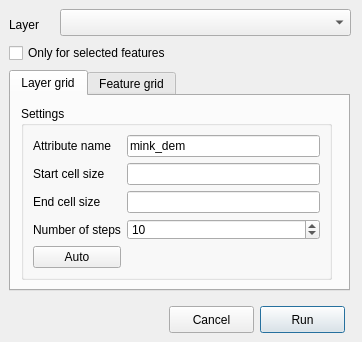
<?xml version="1.0" encoding="UTF-8"?>
<ui version="4.0">
 <class>Dialog</class>
 <widget class="QDialog" name="Dialog">
  <property name="geometry">
   <rect>
    <x>0</x>
    <y>0</y>
    <width>362</width>
    <height>342</height>
   </rect>
  </property>
  <property name="windowTitle">
   <string>Minkowski dimension for features</string>
  </property>
  <property name="windowIcon">
   <iconset resource="../resources.qrc">
    <normaloff>:/plugins/minkowskiDimCalculator/icon.png</normaloff>:/plugins/minkowskiDimCalculator/icon.png</iconset>
  </property>
  <widget class="QPushButton" name="runButton">
   <property name="geometry">
    <rect>
     <x>260</x>
     <y>306</y>
     <width>85</width>
     <height>27</height>
    </rect>
   </property>
   <property name="text">
    <string>Run</string>
   </property>
  </widget>
  <widget class="QCheckBox" name="onlySelectedFeaturesCheckBox">
   <property name="geometry">
    <rect>
     <x>9</x>
     <y>42</y>
     <width>204</width>
     <height>22</height>
    </rect>
   </property>
   <property name="text">
    <string>Only for selected features</string>
   </property>
  </widget>
  <widget class="QLabel" name="label">
   <property name="geometry">
    <rect>
     <x>9</x>
     <y>9</y>
     <width>38</width>
     <height>31</height>
    </rect>
   </property>
   <property name="text">
    <string>Layer</string>
   </property>
  </widget>
  <widget class="QPushButton" name="cancelButton">
   <property name="geometry">
    <rect>
     <x>169</x>
     <y>306</y>
     <width>85</width>
     <height>27</height>
    </rect>
   </property>
   <property name="text">
    <string>Cancel</string>
   </property>
  </widget>
  <widget class="QComboBox" name="layerComboBox">
   <property name="geometry">
    <rect>
     <x>60</x>
     <y>9</y>
     <width>291</width>
     <height>27</height>
    </rect>
   </property>
  </widget>
  <widget class="QTabWidget" name="tabWidget">
   <property name="geometry">
    <rect>
     <x>9</x>
     <y>70</y>
     <width>341</width>
     <height>221</height>
    </rect>
   </property>
   <property name="currentIndex">
    <number>0</number>
   </property>
   <widget class="QWidget" name="layerGridTab">
    <attribute name="title">
     <string>Layer grid</string>
    </attribute>
    <widget class="QGroupBox" name="layerGridGroupBox">
     <property name="geometry">
      <rect>
       <x>10</x>
       <y>10</y>
       <width>311</width>
       <height>174</height>
      </rect>
     </property>
     <property name="title">
      <string>Settings</string>
     </property>
     <layout class="QGridLayout" name="gridLayout_2">
      <item row="1" column="1">
       <widget class="QLineEdit" name="layerGridAttributeNameLineEdit">
        <property name="text">
         <string>mink_dem</string>
        </property>
       </widget>
      </item>
      <item row="4" column="1">
       <widget class="QSpinBox" name="layerGridNumberOfStepsSpinBox">
        <property name="maximum">
         <number>999999999</number>
        </property>
        <property name="value">
         <number>10</number>
        </property>
       </widget>
      </item>
      <item row="5" column="0">
       <widget class="QPushButton" name="layerGridAutoButton">
        <property name="text">
         <string>Auto</string>
        </property>
       </widget>
      </item>
      <item row="2" column="1">
       <widget class="QLineEdit" name="layerGridStartSizeLineEdit"/>
      </item>
      <item row="3" column="1">
       <widget class="QLineEdit" name="layerGridEndSizeLineEdit"/>
      </item>
      <item row="1" column="0">
       <widget class="QLabel" name="label_2">
        <property name="text">
         <string>Attribute name</string>
        </property>
       </widget>
      </item>
      <item row="4" column="0">
       <widget class="QLabel" name="label_5">
        <property name="text">
         <string>Number of steps</string>
        </property>
       </widget>
      </item>
      <item row="2" column="0">
       <widget class="QLabel" name="label_3">
        <property name="text">
         <string>Start cell size</string>
        </property>
       </widget>
      </item>
      <item row="3" column="0">
       <widget class="QLabel" name="label_4">
        <property name="text">
         <string>End cell size</string>
        </property>
       </widget>
      </item>
     </layout>
    </widget>
   </widget>
   <widget class="QWidget" name="featureGridTab">
    <attribute name="title">
     <string>Feature grid</string>
    </attribute>
    <widget class="QGroupBox" name="featureGridGroupBox">
     <property name="geometry">
      <rect>
       <x>10</x>
       <y>10</y>
       <width>311</width>
       <height>171</height>
      </rect>
     </property>
     <property name="title">
      <string>Settings</string>
     </property>
     <widget class="QLabel" name="label_7">
      <property name="geometry">
       <rect>
        <x>7</x>
        <y>25</y>
        <width>112</width>
        <height>23</height>
       </rect>
      </property>
      <property name="text">
       <string>Attribute name</string>
      </property>
     </widget>
     <widget class="QLineEdit" name="featureGridAttributeNameLineEdit">
      <property name="geometry">
       <rect>
        <x>125</x>
        <y>25</y>
        <width>181</width>
        <height>23</height>
       </rect>
      </property>
      <property name="text">
       <string>mink_dem</string>
      </property>
     </widget>
     <widget class="QComboBox" name="featureGridStartSizeComboBox">
      <property name="geometry">
       <rect>
        <x>125</x>
        <y>60</y>
        <width>124</width>
        <height>27</height>
       </rect>
      </property>
     </widget>
     <widget class="QLabel" name="label_8">
      <property name="geometry">
       <rect>
        <x>7</x>
        <y>60</y>
        <width>112</width>
        <height>23</height>
       </rect>
      </property>
      <property name="text">
       <string>Start cell size</string>
      </property>
     </widget>
     <widget class="QComboBox" name="featureGridEndSizeComboBox">
      <property name="geometry">
       <rect>
        <x>125</x>
        <y>100</y>
        <width>124</width>
        <height>27</height>
       </rect>
      </property>
     </widget>
     <widget class="QCheckBox" name="featureGridAutoCheckBox">
      <property name="geometry">
       <rect>
        <x>255</x>
        <y>58</y>
        <width>51</width>
        <height>31</height>
       </rect>
      </property>
      <property name="text">
       <string>Auto</string>
      </property>
     </widget>
     <widget class="QLabel" name="label_9">
      <property name="geometry">
       <rect>
        <x>7</x>
        <y>100</y>
        <width>112</width>
        <height>23</height>
       </rect>
      </property>
      <property name="text">
       <string>End cell size</string>
      </property>
     </widget>
     <widget class="QLabel" name="label_10">
      <property name="geometry">
       <rect>
        <x>7</x>
        <y>140</y>
        <width>112</width>
        <height>23</height>
       </rect>
      </property>
      <property name="text">
       <string>Number of steps</string>
      </property>
     </widget>
     <widget class="QComboBox" name="featureGridNumberOfStepsComboBox">
      <property name="geometry">
       <rect>
        <x>125</x>
        <y>140</y>
        <width>124</width>
        <height>27</height>
       </rect>
      </property>
     </widget>
    </widget>
   </widget>
  </widget>
 </widget>
 <resources>
  <include location="../resources.qrc"/>
 </resources>
 <connections/>
</ui>
